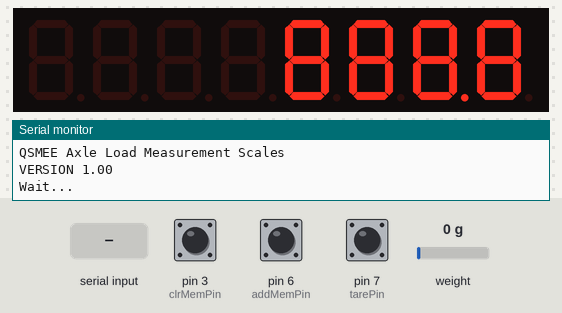
Bench run of a sketch on a simulated Arduino Uno, built with avr-gcc and run on an emulated ATmega328P. Shown: 8-digit seven-segment display, the last lines printed to the serial monitor. Inputs (shaded band) come from the test bench; at power-on: pin 6 (addMemPin) HIGH, pin 3 (clrMemPin) HIGH, pin 7 (tarePin) HIGH, weight on the scale 0 g. EEPROM starts erased.

Above: at 0.1 s.
At 7.2 s:
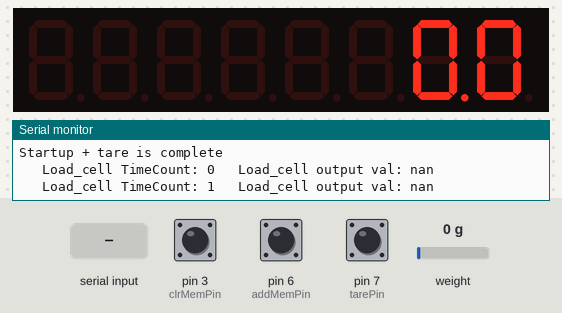
7.3 s: pin 6 (addMemPin) pulled LOW for 0.15 s
At 8.3 s:
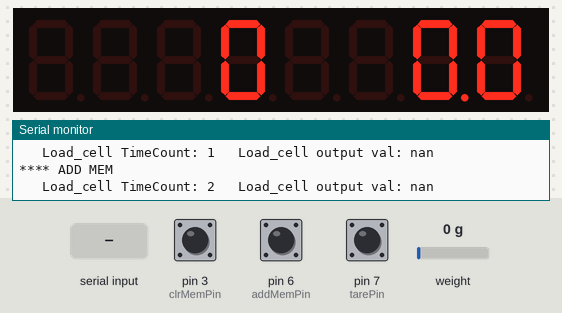
8.9 s: "l" received over Serial
11.5 s: "s" received over Serial
Timing chart, 0 to 14.5 s (numbered marks = the images above; inputs shaded):
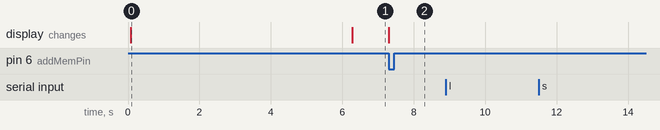

The sketch:

QSMEE_Axle_Scales.ino
```cpp
//-------------------------------------------------------------------------------------
// QSMEE axle weighing scales by Bob Campbell.
// Using the HX711 ADC SPI module and I2c 7 segment display from ebay.
// Processor is Arduino Uno.
// Libraries used are LedControl-master from git-hub.  https://github.com/wayoda/LedControl
//    and HX711_ADC-master from git-hub. https://github.com/olkal/HX711_ADC & https://github.com/bogde/HX711
//  The load cells are two LC4103-K100 in parallel supporting a track segment.
//-------------------------------------------------------------------------------------
/* This is an example sketch on how to find correct calibration factor for your HX711:
 - Power up the scale and open Arduino serial terminal
 - After stabilizing and tare is complete, put a known weight on the load cell
 - Observe values on serial terminal
 - Adjust the calibration factor until output value is same as your known weight:
 - Sending 'h' from the serial terminal displays usage help
 - Observe and note the value of the new calibration factor
 - Saving the calibration factor places the value into EEProm
 Bob.c
 */
#include "Arduino.h"
#include <HX711.h>  //CURRENT HX711 Lib
#include <EEPROM.h>
float VERSION = 1.00;

/*
 Now we need a LedControl to work with.
 ***** These pin numbers will may not work with your hardware *****
 pin 12 is connected to the DataIn
 pin 11 is connected to the CLK
 pin 10 is connected to LOAD
 We have only a single MAX72XX.
 */
#include "LedControl.h"

/* we always wait a bit between updates of the display */
unsigned long delaytime = 500;  // time out for display 2 per second.
unsigned long offTime = 3600;   //time out for shutdown 30 Min.
unsigned long t;
unsigned long power_timeout;

//HX711 constructor
HX711 LoadCell;

// HX711 circuit wiring
const int LOADCELL_DOUT_PIN = 4;
const int LOADCELL_SCK_PIN = 5;

// LedControl(data,clk,cs,No. of devices)
LedControl lc = LedControl(12, 11, 10, 1);

int eeaddress = 0;
int gain = 64;			// 128 or 64
unsigned char samples = 2;
float Calfactor = 696.0;
float defaultScale = 582.0;
float weight = 0;
int totalweight = 0;
bool done_add = false;
const int addMemPin = 6;
const int clrMemPin = 3;
const int powerPin = 2;
const int tarePin = 7;

void write_axle_load(int load) {
	bool digit23 = false;
	bool digit34 = false;
//          Serial.print("'"); Serial.print(weight); Serial.print("'  ");
	if (load < 0) {
		lc.setChar(0, 3, '-', false);
		unsigned int wt10 = 65536 - load;   //Change to pos number
//          Serial.print("'"); Serial.print(wt10); Serial.print("'  ");
		if (wt10 >= 100) {
			lc.setDigit(0, 2, (wt10 / 100), false);
			digit23 = true;
			wt10 = load - 100;
		} else
			lc.setRow(0, 2, 0);
		if (wt10 >= 10) {
//           Serial.print("'"); Serial.print(wt10); Serial.print("'  ");
			lc.setDigit(0, 1, (wt10 / 10), true);
			digit23 = true;
			wt10 = wt10 - 10;
		} else if (!digit34) {
			lc.setRow(0, 1, 0);
		} else
			lc.setDigit(0, 1, 0, true);
		lc.setDigit(0, 0, (wt10), false);
	}
	if (load >= 0) {

//        lc.setChar(0,4,' ',false);
		if (load >= 1000) {
			lc.setDigit(0, 3, (load / 1000), false);
			lc.setDigit(0, 2, 0, false);
			digit34 = true;
			load = load - (1000 * (load / 1000));
		} else
			lc.setRow(0, 3, 0);
		if (load >= 100) {
			lc.setDigit(0, 2, (load / 100), false);
			lc.setDigit(0, 1, 0, true);
			digit23 = true;
			load = load - (100 * (load / 100));
		} else if (!digit34) {
			lc.setRow(0, 2, 0);
		} else if (!digit23) {
			lc.setDigit(0, 2, 0, true);
		}
		if (load >= 10) {
			lc.setDigit(0, 1, (load / 10), true);
			digit23 = true;
			load = load - (10 * (load / 10));
		} else if (!digit23) {
			lc.setDigit(0, 1, 0, true);
		} else
			lc.setDigit(0, 1, 0, true);
		lc.setDigit(0, 0, load, false);
	}

}

void write_mem(int mem) {

	lc.setRow(0,7,0);	// clear all
	lc.setRow(0,6,0);
	lc.setRow(0,5,0);
	if (mem >= 0) {
		mem = mem / 10;			// remove decimal
	}
	if (mem >= 1000) {
			lc.setDigit(0, 7, (mem / 1000), false);
			lc.setDigit(0, 6, 0, false);
			lc.setDigit(0, 5, 0, false);
			mem = mem - (1000 * (mem / 1000));
	}
	if (mem >= 100) {
			lc.setDigit(0, 6, (mem / 100), false);
			lc.setDigit(0, 5, 0, false);
			lc.setDigit(0, 4, 0, false);
			mem = mem - (100 * (mem / 100));
	}
	if (mem >= 10) {
			lc.setDigit(0, 5, (mem / 10), false);
			mem = mem - (10 * (mem / 10));
	}
	lc.setDigit(0, 4, mem, false);
}

void do_tare() {
	long int tare_value = 0;
	LoadCell.tare();
	tare_value = LoadCell.get_offset();
	Serial.print("Tare Value = ");
	Serial.println(tare_value);
}

void new_tare() {
	long int tare_value = 0;
	tare_value = LoadCell.read();
//	LoadCell.set_offset(tare_value);
	Serial.print("New Tare Value = ");
	Serial.println(tare_value);
}

void do_help() {
	Serial.println("  Calibration Usage ");
	Serial.println("  H or h Print this page ");
	Serial.println("  l move value down by 1 ");
	Serial.println("  L move value down by 10 ");
	Serial.println("  u move value up by 1 ");
	Serial.println("  U move value up by 10 ");
	Serial.println("  r Reset Scalefactor to default");
	Serial.println("  s or S save new Calfactor ");
}

void do_saveScale(float newscale) {

	EEPROM.put(eeaddress, newscale);  //update non-volitle calibration
	Serial.print(" **** New Calibrate factor = ");
	Serial.println(newscale);

}

void setup() {
	pinMode(addMemPin, INPUT_PULLUP);
	pinMode(clrMemPin, INPUT_PULLUP);
	pinMode(tarePin, INPUT_PULLUP);
	pinMode(powerPin, OUTPUT);

	Serial.begin(38400);
	delay(50);
	Serial.println("QSMEE Axle Load Measurement Scales");
	delay(20);
	Serial.print("VERSION ");
	Serial.println(VERSION);

	/*
	 The MAX72XX is in power-saving mode on startup,
	 we have to do a wakeup call
	 */
	lc.shutdown(0, false);
	/* Set the brightness to a medium values */
	lc.setIntensity(0, 8);
	/* and clear the display */
	lc.clearDisplay(0);
	write_axle_load(8888);		//Show startup

	Serial.println("Wait...");
	digitalWrite(powerPin, HIGH);  			//latch power on
	power_timeout = 0;			// Start
	LoadCell.begin(LOADCELL_DOUT_PIN, LOADCELL_SCK_PIN, gain);
	delay(5000);
	LoadCell.power_up();
	LoadCell.wait_ready(20);
	do_tare();
	LoadCell.wait_ready(1);
	totalweight = 0;

	EEPROM.get(eeaddress, Calfactor);
	Serial.print("Calfactor = ");
	Serial.println(Calfactor);

	/*
	 * Has non volatile EEPROM ever been set?
	 */
	if (Calfactor < 10) {
		Calfactor = defaultScale;  //default value
		EEPROM.put(eeaddress, defaultScale);
	}
	LoadCell.set_scale(Calfactor);
	LoadCell.wait_ready(1);


	Serial.println("Startup + tare is complete");
}

void loop() {
//	int weight=0;

	//get smoothed value from data set + current calibration factor
	if (millis() > t + delaytime) {
		LoadCell.wait_ready(10);
		float f_weight = LoadCell.get_units(samples); // Kg.
		Serial.print("   Load_cell TimeCount: ");
		Serial.print(power_timeout);
		Serial.print("   Load_cell output val: ");
		Serial.println(f_weight / 10);
		t = millis();
		power_timeout = power_timeout + 1;
		if (power_timeout >= offTime) {
			digitalWrite(powerPin, LOW);
		}
		done_add = false;
		weight = int(f_weight);
		write_axle_load(weight);
	}

	while (!digitalRead(addMemPin)) {   //do only one add per keypress
		if (!done_add) {
			totalweight = totalweight + weight;
			done_add = true;
			Serial.println("**** ADD MEM ");
			write_mem(totalweight);
		}
	}
	done_add=false;
	while (!digitalRead(clrMemPin) && (totalweight != 0)) { //reset
		Serial.println("**** Clear MEM ");
		totalweight = 0;
		write_mem(totalweight);
		lc.clearDisplay(0);
	}

	//receive from serial terminal
	if (Serial.available() > 0) {
		float inc = 0;
		float newscale = 0;
		char crud[5];
		char inByte = Serial.read();
		Serial.readBytes(crud, 5);
		if (inByte == 'l')
			inc = 1.0;
		else if (inByte == 'L')
			inc = 10.0;
		else if (inByte == 'u')
			inc = -1.0;
		else if (inByte == 'U')
			inc = -10.0;
		else if (inByte == ('h'))
			do_help();
		else if (inByte == ('H'))
			do_help();
		else if (inByte == 's') {
			newscale = LoadCell.get_scale();
			do_saveScale(newscale);
		} else if (inByte == 'r') {
			newscale = defaultScale;
		} else
			do_help();
		newscale = LoadCell.get_scale() + inc;
		Serial.print("Scale = ");
		Serial.println(newscale);
		LoadCell.set_scale(newscale);
	}
	if (!digitalRead(tarePin)) {
		do_tare();
	}

}
```

Measured:
- after the input at 7.3 s, the display: changes at once (image 2)
- what the display in image 0 shows lasts 6.2 s, from 0.1 s to 6.3 s
